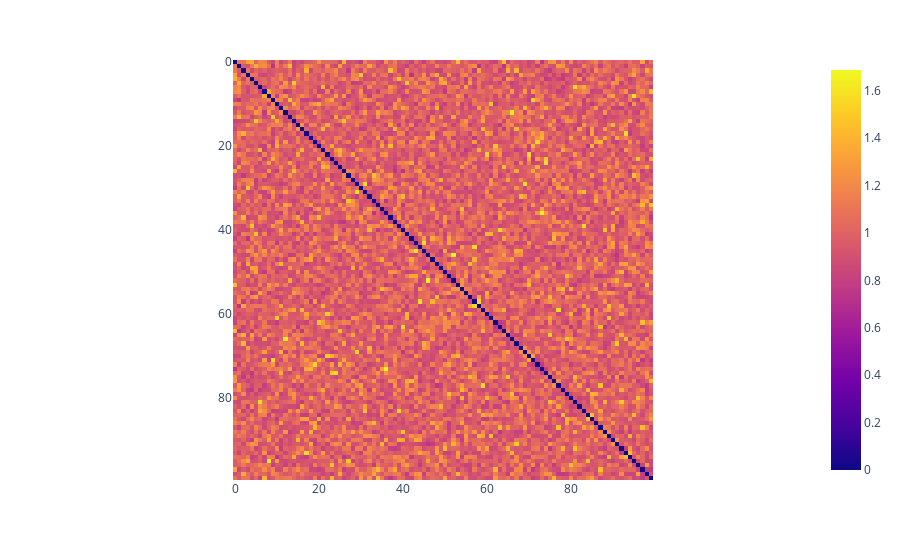

The notebook cell saved with this chart:
### Code cell
from calculate_distances import calculate_distances

# Проверяем, что все точки находятся на сфере
calculate_distances(points)

### Figure 1 — Plotly figure (JSON) as saved in the notebook; plotly's stock layout.template omitted (floating-point values rounded to 4 significant figures; data arrays with more than 128 entries replaced by an {"elided": "..."} marker saying what was removed)
{"data": [{"coloraxis": "coloraxis", "hovertemplate": "x: %{x}<br>y: %{y}<br>color: %{z}<extra></extra>", "name": "0", "type": "heatmap", "xaxis": "x", "yaxis": "y", "z": {"elided": "100x100 float values"}}], "layout": {"coloraxis": {"colorscale": [[0, "#0d0887"], [0.1111, "#46039f"], [0.2222, "#7201a8"], [0.3333, "#9c179e"], [0.4444, "#bd3786"], [0.5556, "#d8576b"], [0.6667, "#ed7953"], [0.7778, "#fb9f3a"], [0.8889, "#fdca26"], [1, "#f0f921"]]}, "margin": {"t": 60}, "xaxis": {"anchor": "y", "constrain": "domain", "domain": [0, 1], "scaleanchor": "y"}, "yaxis": {"anchor": "x", "autorange": "reversed", "constrain": "domain", "domain": [0, 1]}}}
